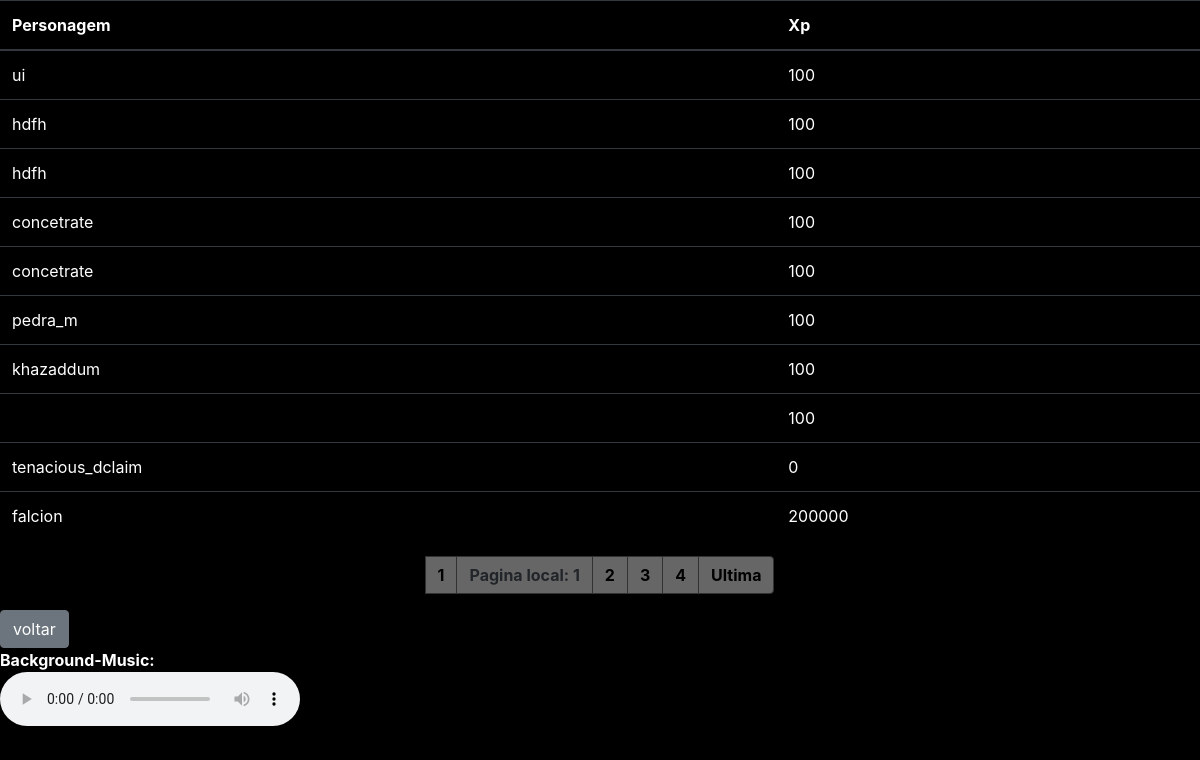
The page /menus/static/key_4732.php on the database as committed earlier.
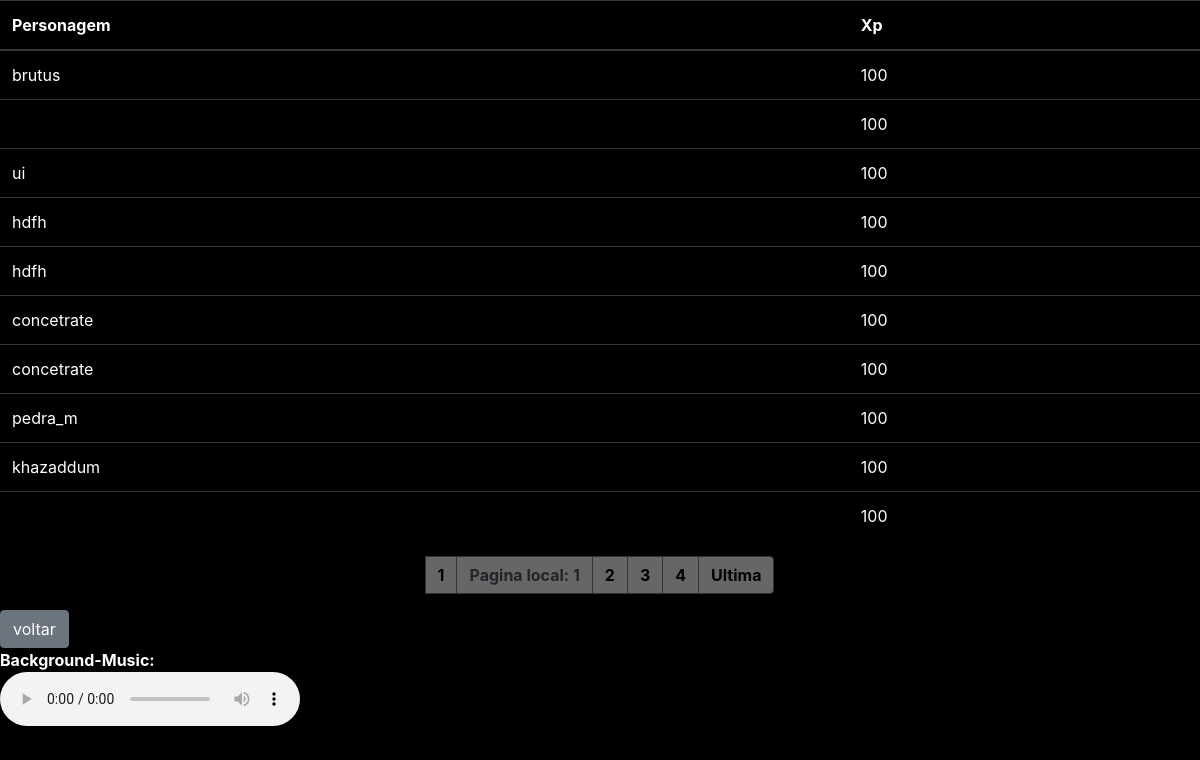
The same page on the database as committed later.
### tables this page shows
CREATE TABLE IF NOT EXISTS `fichasuno` (
  `ficha_id` bigint(20) UNSIGNED NOT NULL AUTO_INCREMENT,
  `ficha_nome` char(22) DEFAULT NULL,
  `ficha_Race` char(250) DEFAULT NULL,
  `ficha_Class` char(250) DEFAULT NULL,
  `ficha_Sclass` char(250) DEFAULT NULL,
  `ficha_ATK` int(11) DEFAULT NULL,
  `ficha_DEF` int(11) DEFAULT NULL,
  `ficha_PW` int(11) DEFAULT NULL,
  `ficha_HP` int(11) DEFAULT NULL,
  `ficha_MP` int(11) DEFAULT NULL,
  `ficha_hp_MAX` int(11) DEFAULT NULL,
  `ficha_mp_MAX` int(11) DEFAULT NULL,
  `ficha_XP` int(11) DEFAULT NULL,
  `ficha_LV` int(11) DEFAULT NULL,
  `ficha_Const` int(11) DEFAULT NULL,
  `ficha_CHA` int(11) DEFAULT NULL,
  `ficha_Fr` int(11) DEFAULT NULL,
  `ficha_Vel` int(11) DEFAULT NULL,
  `ficha_Int` int(11) DEFAULT NULL,
  `ficha_Sorte` int(11) DEFAULT NULL,
  `ficha_DONO` char(22) DEFAULT NULL,
  PRIMARY KEY (`ficha_id`),
  UNIQUE KEY `ficha_id` (`ficha_id`)
);

### menus/static/key_4732.php (the view, shortened to what this page needs)
<?php
include('../../login-cadastro/db/conexao.php');
?>
<!DOCTYPE html>
<html lang="pt-br">
  <head>
           <link rel="stylesheet" href="../../home/View/css/key_23.css">
           <link rel="stylesheet" href="https://maxcdn.bootstrapcdn.com/bootstrap/4.0.0/css/bootstrap.min.css">
  </head>
  <body>
<div class="container-show">
<table class="table table-dark">
  <thead>
    <tr>
      <th scope="col">Personagem</th>
      <th scope="col">Xp</th>
    </tr>
  </thead>
  <tbody>
  <?php
    $pagina_atual = filter_input(INPUT_GET,'pagina', FILTER_SANITIZE_NUMBER_INT);
    $pagina = (!empty($pagina_atual)) ? $pagina_atual : 1;
    $qnt_result_pg = 10;
    $inicio = ($qnt_result_pg * $pagina) - $qnt_result_pg;
$stmt = $pdo-> prepare( "SELECT * FROM fichasuno  order by ficha_id  desc LIMIT $qnt_result_pg OFFSET $inicio ");
$stmt-> execute();
$result = $stmt-> fetchAll( PDO::FETCH_ASSOC );
foreach($result  as  $value ) {
           echo "<tr>";
          echo "<td scope='row'>".$value['ficha_nome']."</td>";
             echo "<td scope='col'>".$value['ficha_XP']."</td>";
      echo "</tr>";
}
  echo "</tbody>";
echo "</table>";
 $result_pg= $pdo-> prepare( "SELECT COUNT(*) AS num_result FROM fichasuno   order by ficha_id ");
$result_pg-> execute();
$resultado_pg = $result_pg-> fetchAll( PDO::FETCH_ASSOC );
foreach($resultado_pg as   $row_pg ) {
    $quantidade_pg = ceil($row_pg['num_result'] / $qnt_result_pg);
    $max_links = 3;
       echo "<nav aria-label='Page navigation example'>";
        echo "<ul class='pagination justify-content-center'>";
     echo " <a href='key_4732.php?pagina=1'class='page-link' aria-label='Goto page 1'>1</a>";
    echo "<li class='page-item'><a class='page-link' aria-current='page'>Pagina local: ".$pagina." </a></li> ";
    for($pag_dep = $pagina + 1; $pag_dep <= $pagina + $max_links; $pag_dep++){
      if($pag_dep <= $quantidade_pg){
        echo "<li class='page-item'><a class='page-link' href='key_4732.php?pagina=$pag_dep'>$pag_dep</a> ";
      }
    }
    echo "<li class='page-item'><a class='page-link' href='key_4732.php?pagina=$quantidade_pg' class='page-link' aria-label='Goto page 86'>Ultima</a></li>";
      echo "</ul>";
        echo "</nav>";
  }
    ?>
<div class="btn-group" role="group" aria-label="Button group with nested dropdown">
  <a href="key_24.php" > <button type="button" class="btn btn-secondary">voltar </button></a>
</div>
</div>
  <figure>
    <figcaption style="color:white; font-weight: bold ">Background-Music:</figcaption>
    <audio
        controls
        loop
        play
        src="../ost/theme.mp3">
    </audio>
    <br/>
</figure>
  </body>
</html>

Rows that differ between the two databases and show on the page:
no longer on this page (row unchanged): fichasuno: ficha_nome "tenacious_dclaim", ficha_XP "0"
no longer on this page (row unchanged): fichasuno: ficha_nome "falcion", ficha_XP "200000"
added fichasuno: ficha_nome "brutus", ficha_XP "100"
added fichasuno: ficha_XP "100"
